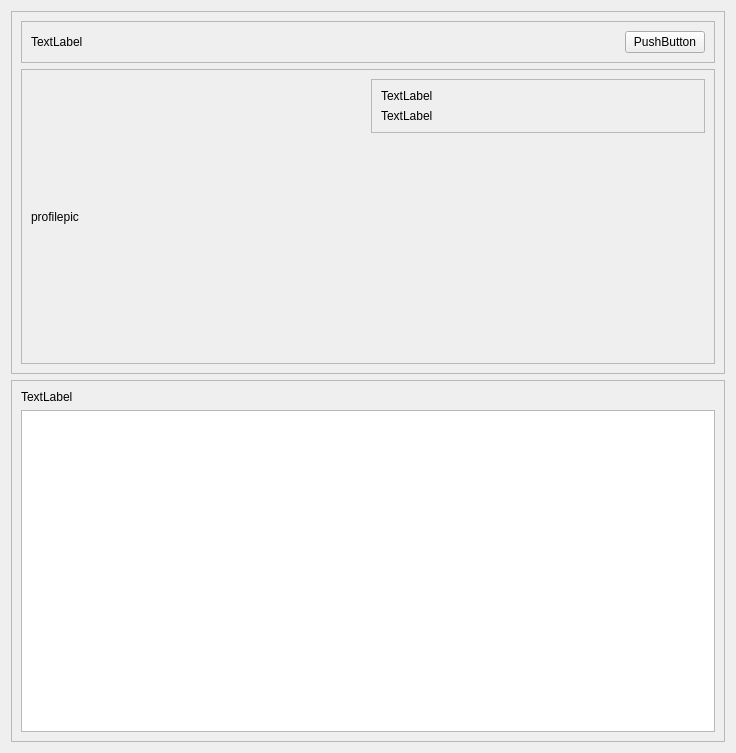
<?xml version="1.0" encoding="UTF-8"?>
<ui version="4.0">
 <class>UserWidget</class>
 <widget class="QWidget" name="UserWidget">
  <property name="geometry">
   <rect>
    <x>0</x>
    <y>0</y>
    <width>736</width>
    <height>753</height>
   </rect>
  </property>
  <property name="windowTitle">
   <string>Form</string>
  </property>
  <layout class="QVBoxLayout" name="verticalLayout">
   <item>
    <widget class="QFrame" name="frame">
     <property name="frameShape">
      <enum>QFrame::StyledPanel</enum>
     </property>
     <property name="frameShadow">
      <enum>QFrame::Raised</enum>
     </property>
     <layout class="QVBoxLayout" name="verticalLayout_2">
      <item>
       <widget class="QFrame" name="frame_3">
        <property name="sizePolicy">
         <sizepolicy hsizetype="Preferred" vsizetype="Maximum">
          <horstretch>0</horstretch>
          <verstretch>0</verstretch>
         </sizepolicy>
        </property>
        <property name="frameShape">
         <enum>QFrame::StyledPanel</enum>
        </property>
        <property name="frameShadow">
         <enum>QFrame::Raised</enum>
        </property>
        <layout class="QHBoxLayout" name="horizontalLayout">
         <item>
          <widget class="QLabel" name="usernameLabel">
           <property name="text">
            <string>TextLabel</string>
           </property>
          </widget>
         </item>
         <item>
          <spacer name="horizontalSpacer">
           <property name="orientation">
            <enum>Qt::Horizontal</enum>
           </property>
           <property name="sizeHint" stdset="0">
            <size>
             <width>511</width>
             <height>20</height>
            </size>
           </property>
          </spacer>
         </item>
         <item>
          <widget class="QPushButton" name="authPushButtom">
           <property name="text">
            <string>PushButton</string>
           </property>
          </widget>
         </item>
        </layout>
       </widget>
      </item>
      <item>
       <widget class="QFrame" name="frame_4">
        <property name="frameShape">
         <enum>QFrame::StyledPanel</enum>
        </property>
        <property name="frameShadow">
         <enum>QFrame::Raised</enum>
        </property>
        <layout class="QHBoxLayout" name="horizontalLayout_2">
         <item>
          <widget class="QLabel" name="profilePhotoLabel">
           <property name="sizePolicy">
            <sizepolicy hsizetype="Preferred" vsizetype="Preferred">
             <horstretch>0</horstretch>
             <verstretch>0</verstretch>
            </sizepolicy>
           </property>
           <property name="text">
            <string>profilepic</string>
           </property>
          </widget>
         </item>
         <item alignment="Qt::AlignTop">
          <widget class="QFrame" name="frame_5">
           <property name="frameShape">
            <enum>QFrame::StyledPanel</enum>
           </property>
           <property name="frameShadow">
            <enum>QFrame::Raised</enum>
           </property>
           <layout class="QVBoxLayout" name="verticalLayout_3">
            <item>
             <widget class="QLabel" name="displayNameLabel">
              <property name="sizePolicy">
               <sizepolicy hsizetype="Preferred" vsizetype="Maximum">
                <horstretch>0</horstretch>
                <verstretch>0</verstretch>
               </sizepolicy>
              </property>
              <property name="text">
               <string>TextLabel</string>
              </property>
             </widget>
            </item>
            <item>
             <widget class="QLabel" name="emailLabel">
              <property name="sizePolicy">
               <sizepolicy hsizetype="Preferred" vsizetype="Maximum">
                <horstretch>0</horstretch>
                <verstretch>0</verstretch>
               </sizepolicy>
              </property>
              <property name="text">
               <string>TextLabel</string>
              </property>
             </widget>
            </item>
           </layout>
          </widget>
         </item>
        </layout>
       </widget>
      </item>
     </layout>
    </widget>
   </item>
   <item>
    <widget class="QFrame" name="frame_2">
     <property name="frameShape">
      <enum>QFrame::StyledPanel</enum>
     </property>
     <property name="frameShadow">
      <enum>QFrame::Raised</enum>
     </property>
     <layout class="QVBoxLayout" name="verticalLayout_4">
      <item>
       <widget class="QLabel" name="componentsLabel">
        <property name="sizePolicy">
         <sizepolicy hsizetype="Preferred" vsizetype="Maximum">
          <horstretch>0</horstretch>
          <verstretch>0</verstretch>
         </sizepolicy>
        </property>
        <property name="text">
         <string>TextLabel</string>
        </property>
       </widget>
      </item>
      <item>
       <widget class="QListWidget" name="componentsLlistWidget">
        <property name="sizePolicy">
         <sizepolicy hsizetype="Expanding" vsizetype="Preferred">
          <horstretch>0</horstretch>
          <verstretch>0</verstretch>
         </sizepolicy>
        </property>
       </widget>
      </item>
     </layout>
    </widget>
   </item>
  </layout>
 </widget>
 <resources/>
 <connections/>
</ui>
